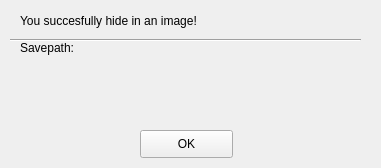
<?xml version="1.0" encoding="UTF-8"?>
<ui version="4.0">
 <class>SuccesfulHiding</class>
 <widget class="QWidget" name="SuccesfulHiding">
  <property name="geometry">
   <rect>
    <x>0</x>
    <y>0</y>
    <width>381</width>
    <height>168</height>
   </rect>
  </property>
  <property name="windowTitle">
   <string>Form</string>
  </property>
  <widget class="QPushButton" name="pushButton">
   <property name="geometry">
    <rect>
     <x>140</x>
     <y>130</y>
     <width>93</width>
     <height>28</height>
    </rect>
   </property>
   <property name="text">
    <string>OK</string>
   </property>
  </widget>
  <widget class="QLabel" name="label">
   <property name="geometry">
    <rect>
     <x>20</x>
     <y>10</y>
     <width>191</width>
     <height>21</height>
    </rect>
   </property>
   <property name="text">
    <string>You succesfully hide in an image!</string>
   </property>
  </widget>
  <widget class="QLabel" name="label_2">
   <property name="geometry">
    <rect>
     <x>20</x>
     <y>40</y>
     <width>61</width>
     <height>16</height>
    </rect>
   </property>
   <property name="text">
    <string>Savepath:</string>
   </property>
  </widget>
  <widget class="QLabel" name="label_3">
   <property name="geometry">
    <rect>
     <x>20</x>
     <y>60</y>
     <width>351</width>
     <height>51</height>
    </rect>
   </property>
   <property name="text">
    <string/>
   </property>
  </widget>
  <widget class="Line" name="line">
   <property name="geometry">
    <rect>
     <x>10</x>
     <y>30</y>
     <width>351</width>
     <height>20</height>
    </rect>
   </property>
   <property name="orientation">
    <enum>Qt::Horizontal</enum>
   </property>
  </widget>
 </widget>
 <resources/>
 <connections/>
</ui>
